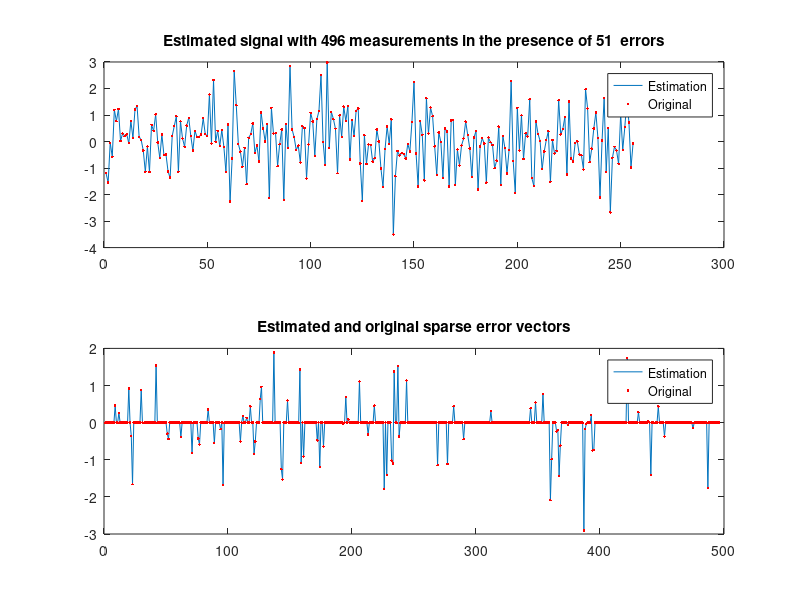

Recreate this plot in MATLAB.
% l1Decode_homotopy_fast.m
%
% Test out l1 decoding with homotopy update scheme
% Keeps adding new measurements until the original signal is recovered
% exactly.
%
% In this script, we start the decoding with $m=n$ measurements and
% sequentially add m_u new measurements and solve using homotopy.
%
% Created by Salman Asif @ Georgia Tech
%
%-------------------------------------------+
% Copyright (c) 2009.  Muhammad Salman Asif 
%-------------------------------------------+


% Modification history :
% 09/29/08
% 10/02/08 : multiple measurements
% 02/15/09 : fast update of inverse matrix

close all
clear; clc

% % load fixed random states
% load RandomStates
% rand('state', s_rand);
% randn('state', s_randn);

% source length
N = 256;

% codeword length
M = 4*N;

% number of sparse errors
T = round(.2*N);

% Coding matrix
Orth_mat = randn(M,M);
Orth_mat = randsrc(M,M);
% Orth_mat = orth(Orth_mat);
G_mat = Orth_mat(:,1:N);

% Homotopy setup
m_st = N;   % number of measurements to start with
A = G_mat(1:m_st,:);
B_stack = G_mat(m_st+1:end,:);

% Source word
x = randn(N,1);

% Channel: perturb T randomly chosen entries
q = randperm(m_st-1);
c = zeros(m_st,1);
c(q(1:T)) = randn(T,1);
y = A*x-c;
err_loc = (rand(M-N,1)>=.9);
err_new = err_loc.*randn(M-N,1);
w_vec = B_stack*x-err_new;


% initial estimate of x
% l1_min or direct solution (LS) depending on n_st
iA = inv(A);
x0 = iA*y;
e0 = A*x0-y;
lambda_0 = zeros(m_st,1);

A_old = A;
y_old = y;
x_old = x0;
c_old = e0;
lambda_old = lambda_0;
gamma_old = []; %find(A*x0-y) or find(abs(lambda_0)==1);
m_old = m_st;
all_done = 0;
cond_list = [];
cond_iter = 1;
gamma_kc_new = [1:N]';
iGg_new = iA';

% number of new measurements added at a time.
m_u = 8; 

total_iter = 0;

for iter_mat = 1:m_u:M-m_st
    m_new = m_old + m_u;
    x_k = x_old;
    lambda_k = lambda_old;
    gamma_k = gamma_old;
    %     gamma_kc = gamma_kc_old;

    B = B_stack(iter_mat:iter_mat+m_u-1,:);
    G = [A_old' B'];
    w = w_vec(iter_mat:iter_mat+m_u-1);
    q = [y_old; w];
    
    c_original = [c; err_new(1:iter_mat+m_u-1)];
    c_old = [c_old; B*x_k-w];

    if abs(abs(B*x_k-w))>=10*eps
        nu = sign(B*x_k-w);
        i_nu = [m_new-m_u+1:m_new]';
        gammak_new = [gamma_k; i_nu];
    else
        stp = 1; % Something is wrong! (degenracy)
        break;
    end

    lambda_old = [lambda_k; nu]; % xi_old

    done = 0;
    epsilon_old = 0;
    iter_in = 0;
    while ~done
        iter_in = iter_in+1;
        %[iter_mat iter_in]
    
        gamma_k = gammak_new;
        x_k = x_old;
        c_k = c_old;
        lambda_k = lambda_old; % xi_k

        gamma_kc = gamma_kc_new;

        % INVERSE UPDATE
        %iGg = inv(G(:,gamma_kc));
        iGg = iGg_new;
        del_lambda = -iGg*(G(:,i_nu)*sign(lambda_k(i_nu))); % del_xi

        del_lambda_vec = zeros(m_new,1); % del_xi_vec
        del_lambda_vec(gamma_kc) = del_lambda;

        % find incoming elements in support of error vector
        constr1 = (1-lambda_k(gamma_kc))./del_lambda_vec(gamma_kc);
        constr1_pos = constr1(constr1>2*eps);
        delta1 = min(constr1_pos);
        idelta1 = gamma_kc(find(constr1==delta1));

        constr2 = -(1+lambda_k(gamma_kc))./del_lambda_vec(gamma_kc);
        constr2_pos = constr2(constr2>2*eps);
        delta2 = min(constr2_pos);
        idelta2 = gamma_kc(find(constr2==delta2));

        if delta1>delta2
            delta = delta2;
            idelta = idelta2;
        else
            delta = delta1;
            idelta = idelta1;
        end

        if epsilon_old+delta <=1
            lambdak_1 = lambda_k + delta*del_lambda_vec;
            lambdak_1(idelta) = sign(lambdak_1(idelta));
            gammak_temp = [gamma_k; idelta];

            % outgoing element from the support of
            uz_vec = zeros(N,1);
            idelta_gamma_kc = find(idelta==gamma_kc);
            uz_vec(idelta_gamma_kc) = sign(lambdak_1(idelta));
            delx = iGg'*uz_vec;

            delc= G'*delx;
            constr3 = -(c_k(gamma_k)./delc(gamma_k));
            constr3_pos = constr3(constr3>2*eps);
            delta3 = min(constr3_pos);
            idelta3 = gamma_k(find(constr3==delta3));
            xk_1 = x_k + delta3*delx;
            ck_1 = c_k + delta3*delc;
            ck_1(idelta3) = 0;

            out_lambda = idelta3;

            % See if signal is decoded exactly...
            if [m_new-N~=length(find(abs(ck_1)>=1e-10))]
                gamma_final = setdiff(gammak_temp,find(abs(G'*xk_1-q)<=100*eps));
                x_old = xk_1;
                c_old = ck_1;
                lambda_old = lambdak_1;
                stp = 1; %% WHAT TO DO NOW ???
                all_done = 1;
                break; break; break;
            end
            gammak_new = setdiff(gammak_temp,idelta3);
            gamma_kc_new = gamma_kc;
            gamma_kc_new(idelta_gamma_kc) = idelta3;

            % UPDATE INVERSE OF G(gamma_kc)
            % Gg = Gg + (g_new - g_old)*1_idelta_gamma_kc';
            diff_G_in_out = G(:,idelta3)-G(:,idelta);
            iGg_new = iGg - (iGg*diff_G_in_out/(1+iGg(idelta_gamma_kc,:)*diff_G_in_out))*(iGg(idelta_gamma_kc,:));

            x_old = xk_1;
            c_old = ck_1;
            lambda_old = lambdak_1;
            gamma_old = gammak_new;

            if ~isempty(find(idelta3 == i_nu, 1))
                lambda_old(idelta3) = (epsilon_old+delta)*lambdak_1(idelta3);
                i_nu = setdiff(i_nu,idelta3);
                if isempty(i_nu)
                    epsilon = 1;
                else
                    epsilon = delta + epsilon_old;
                end
            else
                epsilon = delta + epsilon_old;
            end

            if epsilon >=1
                done = 1;

                A_old = G';
                y_old = q;
                m_old = m_new;
            end
            epsilon_old = epsilon;

        else
            new_delta = 1-epsilon_old;
            lambdak_1 = lambda_k + new_delta*del_lambda_vec;
            lambda_old = [lambdak_1];
            gamma_old = gammak_new;

            done = 1;

            A_old = G';
            y_old = q;
            m_old = m_new;
        end
    end
    figure(2);  clf;
    subplot(211);plot(x_old); hold on; plot(x,'r.');
    title(['Estimated signal with ', num2str(iter_mat+m_u-1+m_st), ' measurements in the presence of ',num2str(T),  '  errors']);
    legend('Estimation', 'Original');
    subplot(212);plot(c_old); hold on; plot(c_original,'r.');
    title(['Estimated and original sparse error vectors']);
    legend('Estimation', 'Original'); drawnow

    total_iter = total_iter+iter_in;
    disp(['No. of errors = ',num2str(nnz(c_original)), ', Current no. of measurements = ',num2str(iter_mat+m_u-1+m_st), ', Homotopy iterations = ', num2str(iter_in), ',  Running sum of iterations = ', num2str(total_iter)]);
            
    if all_done == 1
        % Need L1-magic package for this verification.
        % x02 = G'\q; %inv(G*G')*G*q;
        % [xp2 lamf1 lamf2] = l1decode_pd2(x02, G', [], q, 1e-12, 30);
        break;
    end
end
x_out = x_old;
figure(2);  clf;
subplot(211);plot(x_old); hold on; plot(x,'r.');
title(['Estimated signal with ', num2str(iter_mat+m_u-1+m_st), ' measurements in the presence of ',num2str(T),  '  errors']);
legend('Estimation', 'Original');
subplot(212);plot(c_old); hold on; plot(c_original,'r.');
title(['Estimated and original sparse error vectors']);
legend('Estimation', 'Original'); drawnow
